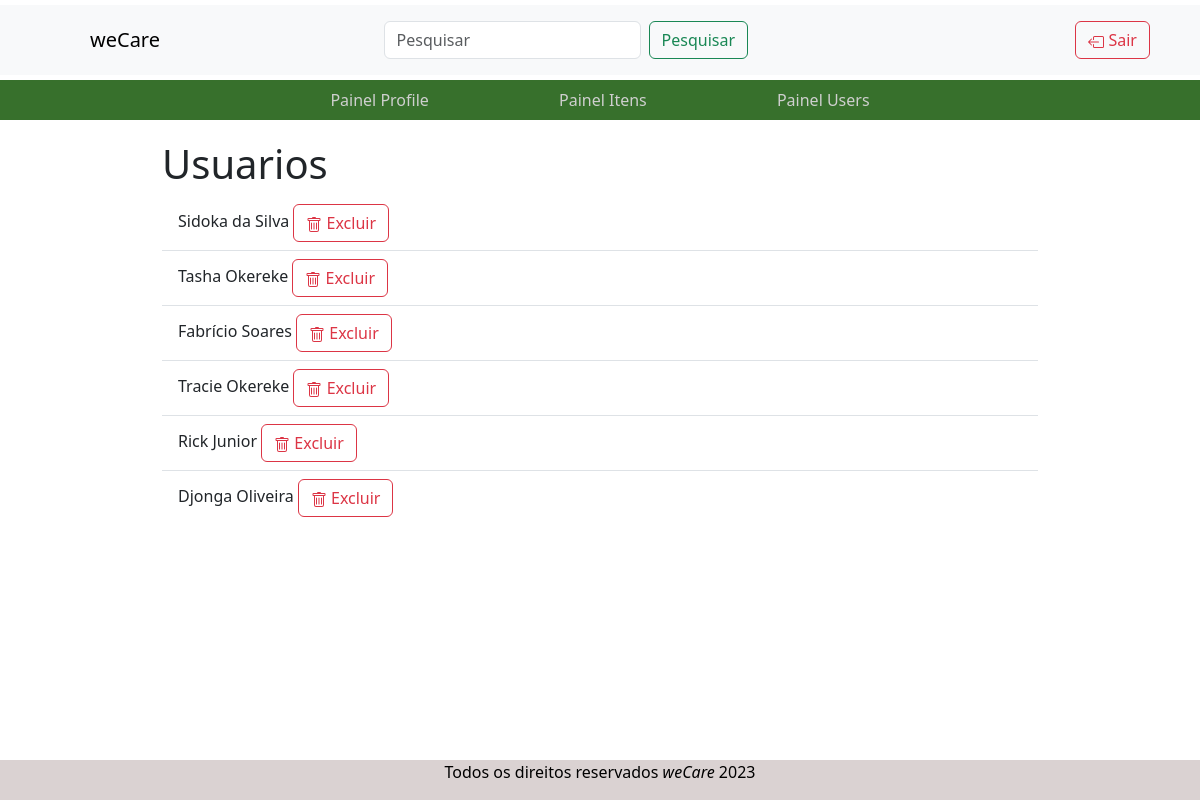
/scripts/getCostumers.php, run on the app's committed database.
### tables this page shows
CREATE TABLE CUSTOMER (
  CUSTOMER_ID INT NOT NULL AUTO_INCREMENT,
  CUSTOMER_NAME VARCHAR(50) NOT NULL,
  CUSTOMER_EMAIL VARCHAR(250) NOT NULL,
  CUSTOMER_DATE DATE NOT NULL,
  CUSTOMER_PHONE_NUMBER VARCHAR(50) NOT NULL,
  CUSTOMER_DOCUMENT VARCHAR(50) NOT NULL,
  CUSTOMER_GENDER VARCHAR(50) NOT NULL,
  PASSWORD_HASH VARCHAR (250) NOT NULL,
  IMAGE_PATH VARCHAR(250),
  PRIMARY KEY (CUSTOMER_ID)
);

### scripts/getCostumers.php (the view, shortened to what this page needs)
<?php
$pdo = mysqlConnect();
try {
    $sql = "SELECT * FROM CUSTOMER";
    $result = $pdo->query($sql);
} catch (Exception $e) {
    exit('Ocorreu uma falha: ' . $e->getMessage());
}
?>
<!DOCTYPE html>
<html lang="pt-BR">
<head>
    <link rel="stylesheet" href="../style.css">
    <link href="https://cdn.jsdelivr.net/npm/bootstrap@5.3.2/dist/css/bootstrap.min.css" rel="stylesheet"
>
</head>
<body>
    <header>
        <nav class="navbar navbar-expand-lg navbar-light bg-light">
            <div class="container">
                <a class="navbar-brand" href="../index.php">weCare</a>
                <form class="d-flex mx-auto">
                    <input class="form-control me-2" type="search" placeholder="Pesquisar" aria-label="Pesquisar">
                    <button class="btn btn-outline-success" type="submit">Pesquisar</button>
                </form>
                <div class="navbar-nav ms-auto">
                    <a class="nav-link" id="buttonLogin" href="../login.php">
                        <button type="button" class="btn btn-outline-danger">
                            Sair
                        </button>
                    </a>
                </div>
            </div>
        </nav>
        <nav>
            <ul>
                <li><a href="profile.php">Painel Profile </a></li>
                <li><a href="itens.php">Painel Itens</a></li>
                <li><a href="user.php">Painel Users</a></li>
            </ul>
        </nav>
    </header>
    <main>
        <div class="container">
            <h1 class="fw-light">Usuarios</h1>
            <ul class="list-group list-group-flush">
                <?php
                while ($row = $result->fetch()) {
                    $nome = $row['CUSTOMER_NAME'];
                    echo <<<HTML
                                   <li class="list-group-item list-group-item-action"> $nome
                                        <button type="button" class="btn btn-outline-danger deleteButton">
                                            <svg xmlns="http://www.w3.org/2000/svg" width="16" height="16" fill="currentColor" class="bi bi-trash"
                                            viewBox="0 0 16 16">
                                            <path
                                                d="M5.5 5.5A.5.5 0 0 1 6 6v6a.5.5 0 0 1-1 0V6a.5.5 0 0 1 .5-.5Zm2.5 0a.5.5 0 0 1 .5.5v6a.5.5 0 0 1-1 0V6a.5.5 0 0 1 .5-.5Zm3 .5a.5.5 0 0 0-1 0v6a.5.5 0 0 0 1 0V6Z">
                                            </path>
                                            <path
                                                d="M14.5 3a1 1 0 0 1-1 1H13v9a2 2 0 0 1-2 2H5a2 2 0 0 1-2-2V4h-.5a1 1 0 0 1-1-1V2a1 1 0 0 1 1-1H6a1 1 0 0 1 1-1h2a1 1 0 0 1 1 1h3.5a1 1 0 0 1 1 1v1ZM4.118 4 4 4.059V13a1 1 0 0 0 1 1h6a1 1 0 0 0 1-1V4.059L11.882 4H4.118ZM2.5 3h11V2h-11v1Z">
                                            </path>
                                            </svg>
                                            Excluir
                                        </button>
                                    </li>
                            HTML;
                }
                ?>
            </ul>
        </div>
    </main>
</body>
<footer class="fixed-bottom">
    <address>Todos os direitos reservados <cite>weCare</cite> 2023 </address>
</footer>
</html>

### style.css (style rules this page uses)
body { background-color: #ddd; color: #444; font-family: "Helvetica Neue"; line-height: 1.5; }
header { border: grey; text-align: center; display: block; }
footer { background-color: #d3c9c9d5; color: #000000; border: grey; text-align: center; }
nav { background-color: #37702c; color: #ffffff; border: rgb(177, 177, 177); text-align: center; margin: 5px 0 0 0; padding: 0.5rem; position: sticky; top: 0; }
nav ul { list-style: none; padding: 0; margin: 0; }
nav ul li { display: inline-block; margin: 0 15px; padding: 0; border: 1px black; }
nav a { color: rgb(207, 207, 207); text-decoration: none; padding: 0 3rem; }
main { background-color: white; margin: 20px 30px; padding: 20px 30px; width: 80%; margin: 0 auto; }
h1, h2 { color: rgb(136, 136, 136); margin-top: 0px; }

### data on the page
customer: CUSTOMER_NAME "Sidoka da Silva"
customer: CUSTOMER_NAME "Tasha Okereke"
customer: CUSTOMER_NAME "Fabrício Soares"
customer: CUSTOMER_NAME "Tracie Okereke"
customer: CUSTOMER_NAME "Rick Junior"
customer: CUSTOMER_NAME "Djonga Oliveira"
